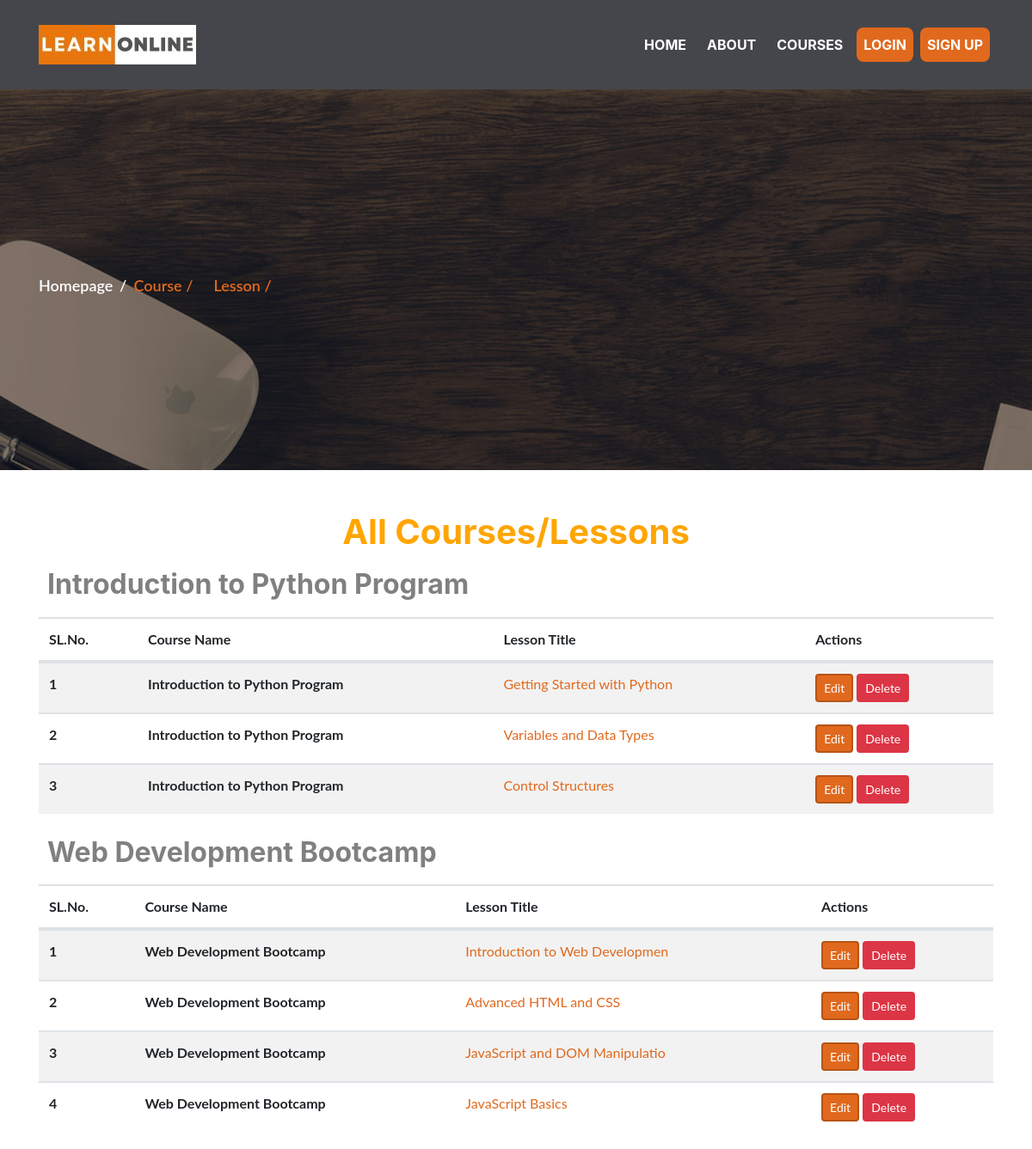
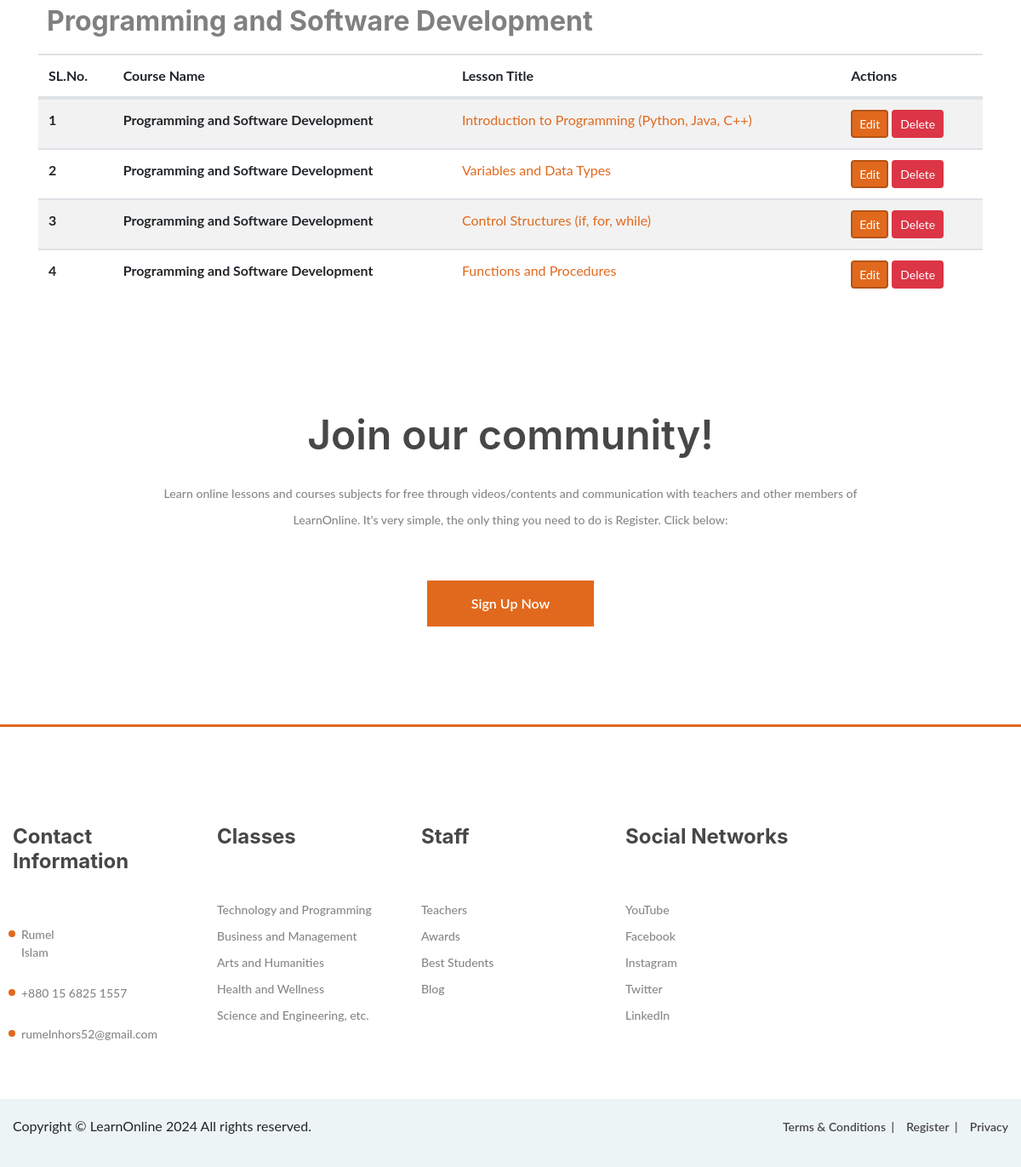
Screenshot of /lessons/ with the database file from the repository (2 pictures, top to bottom).
### courses/models.py (models this page shows, shortened)
class Course(models.Model):
    creator = models.ForeignKey(User, on_delete=models.CASCADE)
    slug = models.SlugField()
    title = models.CharField(max_length=250)
    description = models.TextField(max_length=400)
    created_at = models.DateTimeField(auto_now=True)
    course_image = models.ImageField(upload_to='course_images', default='default.jpg')

class Lesson(models.Model):
    slug = models.SlugField()
    title = models.CharField(max_length=250)
    content = models.TextField()
    course = models.ForeignKey(Course, on_delete=models.CASCADE, related_name='lessons')
    position = models.PositiveIntegerField()

### courses/views.py (the view)
# urls.py: path('lessons/', LessonListView.as_view(), name='lesson_list'),
class LessonListView(ListView):
    model = Course
    template_name = 'courses/lesson_list.html'
    context_object_name = 'courses'
    def get_queryset(self):
        return Course.objects.prefetch_related('lessons').all()

### courses/templates/courses/lesson_list.html (shortened to what this page needs)
{% extends 'base.html' %}
{% load static %}
{% block content %}
<div class="page-info-section set-bg" data-setbg="{% static 'webuni/img/page-bg/2.jpg' %}">
  <div class="container">
    <div class="site-breadcrumb">
      <a href="/">Homepage</a>
      <span>Course /</span>
      <span>Lesson /</span>
    </div>
  </div>
</div>
<div class="container mt-5">
  <h1 class="text-center" style="color: orange;">All Courses/Lessons</h1>
  {% for course in courses %}
    <div class="course-section">
      <h2 style="color: gray; padding: 10px; position: relative; display: inline-block;">
        {{ course.title }}
      </h2>
      <table class="table table-striped">
        <thead>
          <tr>
            <th scope="col">SL.No.</th>
            <th scope="col">Course Name</th>
            <th scope="col">Lesson Title</th>
            <th scope="col">Actions</th>
          </tr>
        </thead>
        <tbody>
          {% for lesson in course.lessons.all %}
            <tr>
              <th scope="row">{{ forloop.counter }}</th>
              <th scope="row">{{ course.title }}</th>
              <td><a href="{% url 'courses:lesson_detail' course_slug=lesson.course.slug lesson_slug=lesson.slug %}">{{ lesson.title }}</a></td>
              <td>
                <a href="{% url 'courses:lesson_edit' lesson.course.slug lesson.slug %}" class="btn btn-primary btn-sm">Edit</a>
                <form action="{% url 'courses:lesson_delete' lesson.course.slug lesson.slug %}" method="post" style="display:inline;">
                  <button type="submit" class="btn btn-danger btn-sm" onclick="return confirm('Are you sure you want to delete this lesson?');">Delete</button>
                </form>
              </td>
            </tr>
          {% empty %}
            <tr>
              <td colspan="4" class="text-center">No lessons available for this course.</td>
            </tr>
          {% endfor %}
        </tbody>
      </table>
    </div>
  {% endfor %}
</div>
{% endblock %}

### static/webuni/css/style.css (style rules this page uses)
html, body { height: 100%; font-family: 'Raleway', sans-serif; -webkit-font-smoothing: antialiased; font-smoothing: antialiased; scroll-behavior: smooth; }
h1, h2, h3, h4, h5, h6 { margin: 0; font-weight: 600; color: #474747; }
h1 { font-size: 70px; }
h2 { font-size: 36px; }
::placeholder { font-style: italic; }
.set-bg { background-repeat: no-repeat; background-size: cover; background-position: top center; }
.page-info-section { height: 443px; }
.site-breadcrumb { padding-top: 215px; }
.site-breadcrumb a, .site-breadcrumb span { display: inline-block; margin-right: 10px; padding-right: 10px; font-weight: 600; font-size: 18px; }
.site-breadcrumb a { color: #fff; position: relative; }
.site-breadcrumb a:after { position: absolute; content: "/"; right: -6px; top: 0; color: #fff; }
.site-breadcrumb span { color: #e1691d; }
@media (min-width: 1200px) { .container { max-width: 1180px; } }

### rows the page displays
Course: title "Introduction to Python Program"
Lesson: title "Getting Started with Python"
Lesson: title "Variables and Data Types"
Lesson: title "Control Structures"
Course: title "Web Development Bootcamp"
Lesson: title "Introduction to Web Developmen"
Lesson: title "Advanced HTML and CSS"
Lesson: title "JavaScript and DOM Manipulatio"
Lesson: title "JavaScript Basics"
Course: title "Programming and Software Development"
Lesson: title "Introduction to Programming (Python, Java, C++)"
Lesson: title "Variables and Data Types"
Lesson: title "Control Structures (if, for, while)"
Lesson: title "Functions and Procedures"
